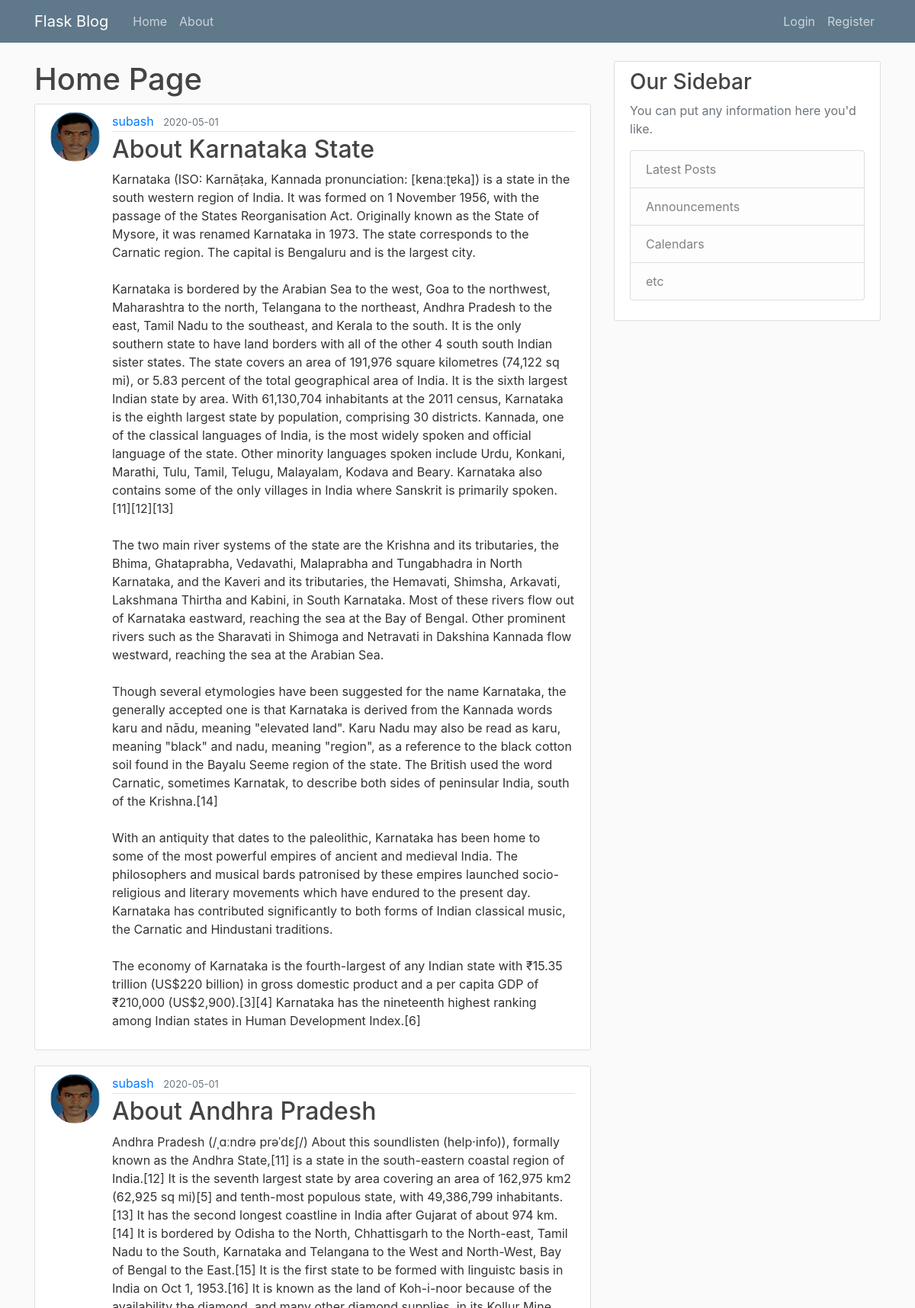
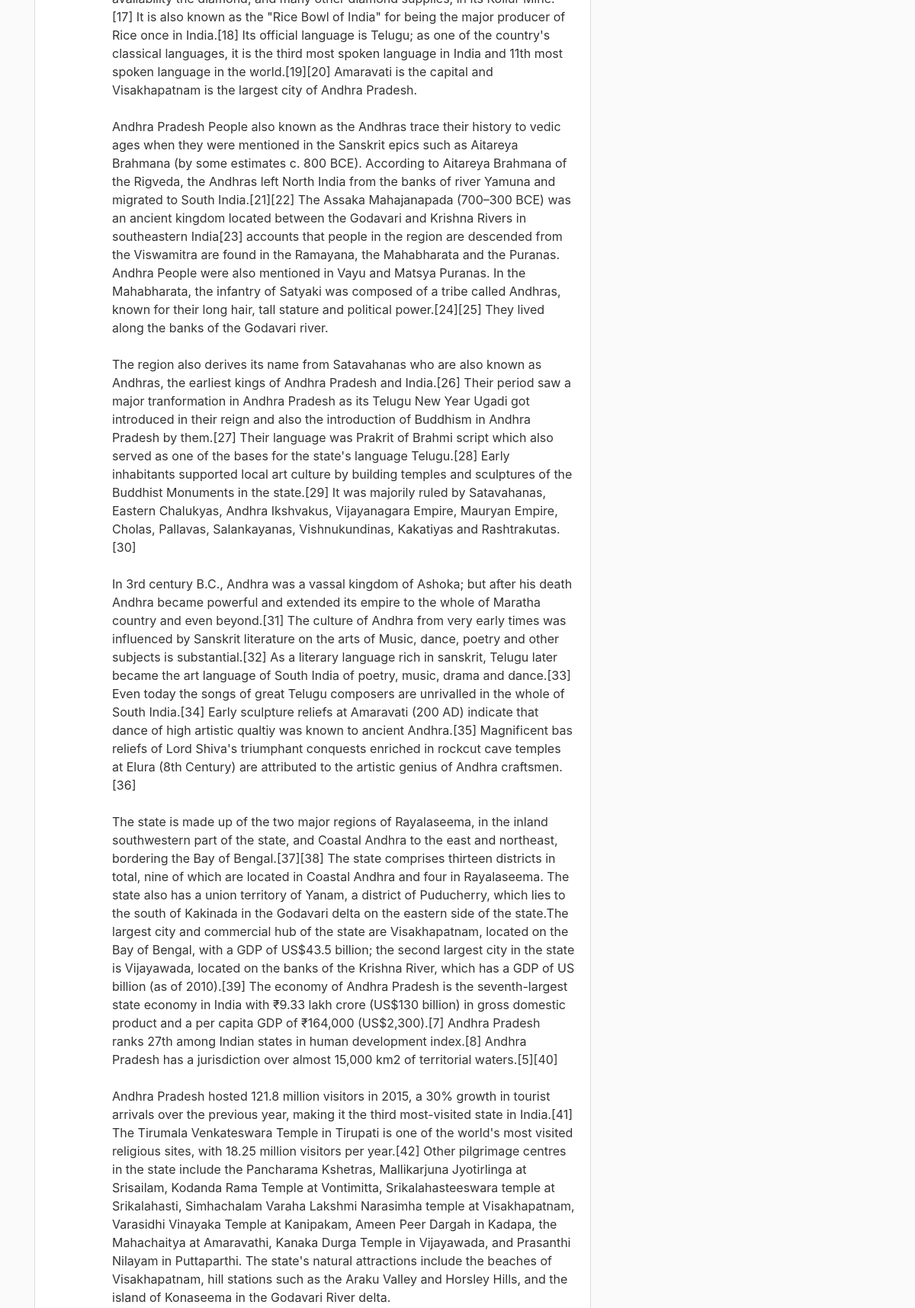
The page /home (upper part) on the database its author committed (2 pictures, top to bottom).
### flaskblog/models.py (models this page shows, shortened)
class Post(db.Model):
	id=db.Column(db.Integer, primary_key=True)
	title=db.Column(db.String(100), nullable=False)
	date_posted=db.Column(db.DateTime, nullable=False, default=datetime.utcnow)
	content=db.Column(db.Text, nullable=False)
	user_id=db.Column(db.Integer, db.ForeignKey('user.id'), nullable=False)

class User(db.Model, UserMixin):
	id=db.Column(db.Integer, primary_key=True)
	username=db.Column(db.String(20), unique=True,nullable=False)
	email = db.Column(db.String(120), unique=True, nullable=False)
	image_file = db.Column(db.String(20), nullable=False, default='default.jpg')
	password=db.Column(db.String(60), nullable=False)
	posts=db.relationship('Post', backref='author',lazy=True)

### flaskblog/main/routes.py (the view)
@main.route("/")
@main.route("/home")
def home():
	page=request.args.get('page',1, type=int)
	posts=Post.query.order_by(Post.date_posted.desc()).paginate(page=page, per_page=4)
	return render_template('home.html', posts =posts)

### flaskblog/templates/home.html (shortened to what this page needs)
{% extends "layout.html" %}
{% block content %}
	<h1>Home Page</h1>
	{% for post in posts.items %}
		<article class="media content-section">
      <img  class= "rounded-circle article-img" src="{{ url_for('static', filename='profile_pics/'+ post.author.image_file)}}">
  			<div class="media-body">
    			<div class="article-metadata">
      				<a class="mr-2" href="{{ url_for('users.user_posts', username=post.author.username)}}">{{ post.author.username }}</a>
      				<small class="text-muted">{{ post.date_posted.strftime('%Y-%m-%d') }}</small>
    			</div>
    			<h2><a class="article-title" href="{{ url_for('posts.post',post_id=post.id) }}">{{ post.title }}</a></h2>
    			<p class="article-content">{{ post.content }}</p>
  			</div>
		</article>
	{% endfor %}
{% endblock content %}

### flaskblog/templates/layout.html (shortened to what this page needs)
<!DOCTYPE html>
<html>
<head>
	<link rel="stylesheet" href="https://maxcdn.bootstrapcdn.com/bootstrap/4.0.0/css/bootstrap.min.css">
	<link rel="stylesheet" type="text/css" href="{{ url_for('static',filename='main.css') }}">
</head>
<body>
	<header class="site-header">
  		<nav class="navbar navbar-expand-md navbar-dark bg-steel fixed-top">
    		<div class="container">
      			<a class="navbar-brand mr-4" href="/">Flask Blog</a>
      			<div class="collapse navbar-collapse" id="navbarToggle">
        			<div class="navbar-nav mr-auto">
          				<a class="nav-item nav-link" href="{{url_for('main.home')}}">Home</a>
          				<a class="nav-item nav-link" href="{{url_for('main.about')}}">About</a>
        			</div>
        			<div class="navbar-nav">
                {%  if current_user.is_authenticated %}
                <a class="nav-item nav-link" href="{{url_for('posts.new_post')}}">New Post</a>
                 <a class="nav-item nav-link" href="{{url_for('users.account')}}">Account</a>
                <a class="nav-item nav-link" href="{{url_for('users.logout')}}">Logout</a>
                {% else %}
          				<a class="nav-item nav-link" href="{{url_for('users.login')}}">Login</a>
          				<a class="nav-item nav-link" href="{{url_for('users.register')}}">Register</a>
                {% endif %}
        			</div>
      			</div>
   	 		</div>
  		</nav>
	</header>
	<main role="main" class="container">
  		<div class="row">
    		<div class="col-md-8">
      			{% block content %}{% endblock %}
    		</div>
    		<div class="col-md-4">
      			<div class="content-section">
       				 <h3>Our Sidebar</h3>
        			 <p class='text-muted'>You can put any information here you'd like.
          			 	<ul class="list-group">
            				<li class="list-group-item list-group-item-light">Latest Posts</li>
            				<li class="list-group-item list-group-item-light">Announcements</li>
           			 		<li class="list-group-item list-group-item-light">Calendars</li>
            				<li class="list-group-item list-group-item-light">etc</li>
          				</ul>
        			</p>
      			</div>
    		</div>
  		</div>
	</main>
</body>
</html>

### flaskblog/static/main.css (style rules this page uses)
body { background: #fafafa; color: #333333; margin-top: 5rem; }
h1, h2, h3, h4, h5, h6 { color: #444444; }
.bg-steel { background-color: #5f788a; }
.site-header .navbar-nav .nav-link { color: #cbd5db; }
.content-section { background: #ffffff; padding: 10px 20px; border: 1px solid #dddddd; border-radius: 3px; margin-bottom: 20px; }
.article-title { color: #444444; }
.article-content { white-space: pre-line; }
.article-img { height: 65px; width: 65px; margin-right: 16px; }
.article-metadata { padding-bottom: 1px; margin-bottom: 4px; border-bottom: 1px solid #e3e3e3 }

### rows shown on the page
Post: image_file (picture), author.username "subash", date_posted "2020-05-01", title "About Karnataka State", content "Karnataka (ISO: Karnāṭaka, Kannada pronunciation: [kɐnaːʈɐka]) is a state in the south western region of India. It was formed on 1 November 1956, with the passage of the States Reorganisation Act. Originally known as the State of Mysore, it was renamed Karnataka in 1973. The state corresponds to the Carnatic region. The capital is Bengaluru and is the largest city. Karnataka is bordered by the Arabian Sea to the west, Goa to the northwest, Maharashtra to the north, Telangana to the northeast, Andhra Pradesh to the east, Tamil Nadu to the southeast, and Kerala to the south. It is the only southern state to have land borders with all of the other 4 south south Indian sister states. The state…"
Post: image_file (picture), author.username "subash", date_posted "2020-05-01", title "About Andhra Pradesh", content "Andhra Pradesh (/ˌɑːndrə prəˈdɛʃ/) About this soundlisten (help·info)), formally known as the Andhra State,[11] is a state in the south-eastern coastal region of India.[12] It is the seventh largest state by area covering an area of 162,975 km2 (62,925 sq mi)[5] and tenth-most populous state, with 49,386,799 inhabitants.[13] It has the second longest coastline in India after Gujarat of about 974 km.[14] It is bordered by Odisha to the North, Chhattisgarh to the North-east, Tamil Nadu to the South, Karnataka and Telangana to the West and North-West, Bay of Bengal to the East.[15] It is the first state to be formed with linguistc basis in India on Oct 1, 1953.[16] It is known as the land of…"
